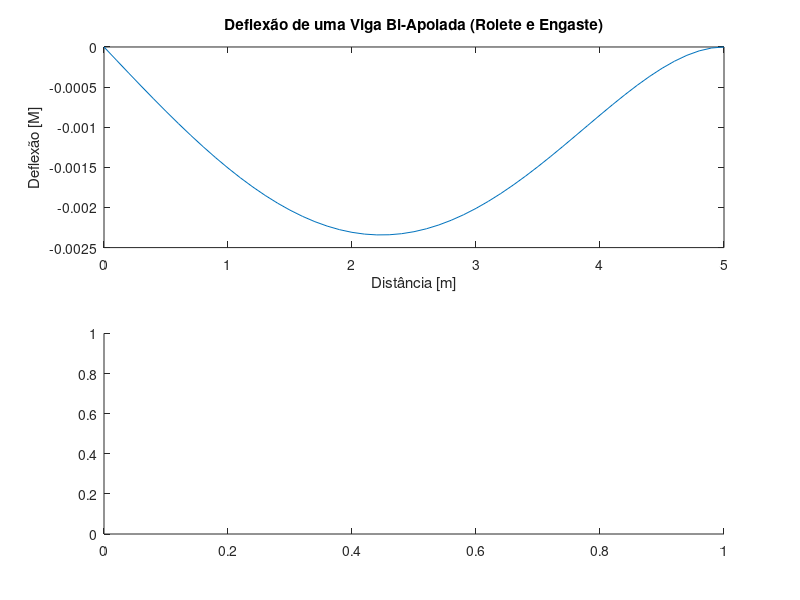

MATLAB code for this plot: (Note: this script raises an error after producing the figure.)
% RA215663_L01_02 Tópicos de Mecatrônica
%   Introdução a Plotting e Differenciais em MATLAB.

%% PARTE I - Variáveis e Cálculos Básicos de Interesse 
L = 500e-2;                     % Comprimento em m
E = 50000 .* (1e3)/(1e-2).^2;   % Módulo de Elasticidade em N/m^2
I = 35000 .* (1e-2).^4;         % Momento de inércia em m^4
W_0 = 2.75 .* (1e3)/(1e-2);     % W_0 em N/m
D_x = 10 .* 1e-2;               % Delta x em metros

x = 0:D_x:L;
y = (W_0 ./ (120 .* E .* I .* L)) .* (-x.^5 + 2 .* L.^2 .* x.^3 - L.^4 .* x);

%% PARTE II - Cálculos Avançados Plotting Items A-B

% ITEM A - Deflexão
clf; 
subplot(2, 1, 1);
plot(x, y);

title("Deflexão de uma Viga Bi-Apoiada (Rolete e Engaste)");
xlabel("Distância [m]"), ylabel("Deflexão [M]");



% ITEM B - Momento Fletor
theta = diff(y) ./ D_x;

subplot(2, 1, 2);
plot(x(2:end), theta, Color='#FF4F00');

title("Inclinação \theta");
xlabel("Distância [m]"), ylabel("Inclinação \theta");

%% PARTE III - Cálculos Avançados Plotting Items C-E

% Item C
clf;
subplot(3, 1, 1);

M = E .* I .* (diff(y, 2) ./ (D_x .^ 2));
plot(x(3:end), M .* 1e-3);

title("Momento Fletor");
xlabel("Distância [m]"), ylabel("Momento Fletor [KN\cdot m]");

% Item D
subplot(3, 1, 2);

V = E .* I .* (diff(y, 3) ./ (D_x .^ 3));
plot(x(4:end), V .* 1e-3);

title("Esforço Cortante");
xlabel("Distância [m]"), ylabel("Esforço Cortante [KN \cdot m]");

%  Item E
subplot(3, 1, 3);

W = -E .* I .* (diff(y, 4) ./ (D_x .^ 4));
plot(x(5:end), W ./ 1e3);

title("Carregamento");
xlabel("Distância [m]"), ylabel("Carregaoemnto[KN \cdot m]");

sgtitle("Propriedades de Deflexão - Viga Bi-Apoiada [Rolete e Engaste]");